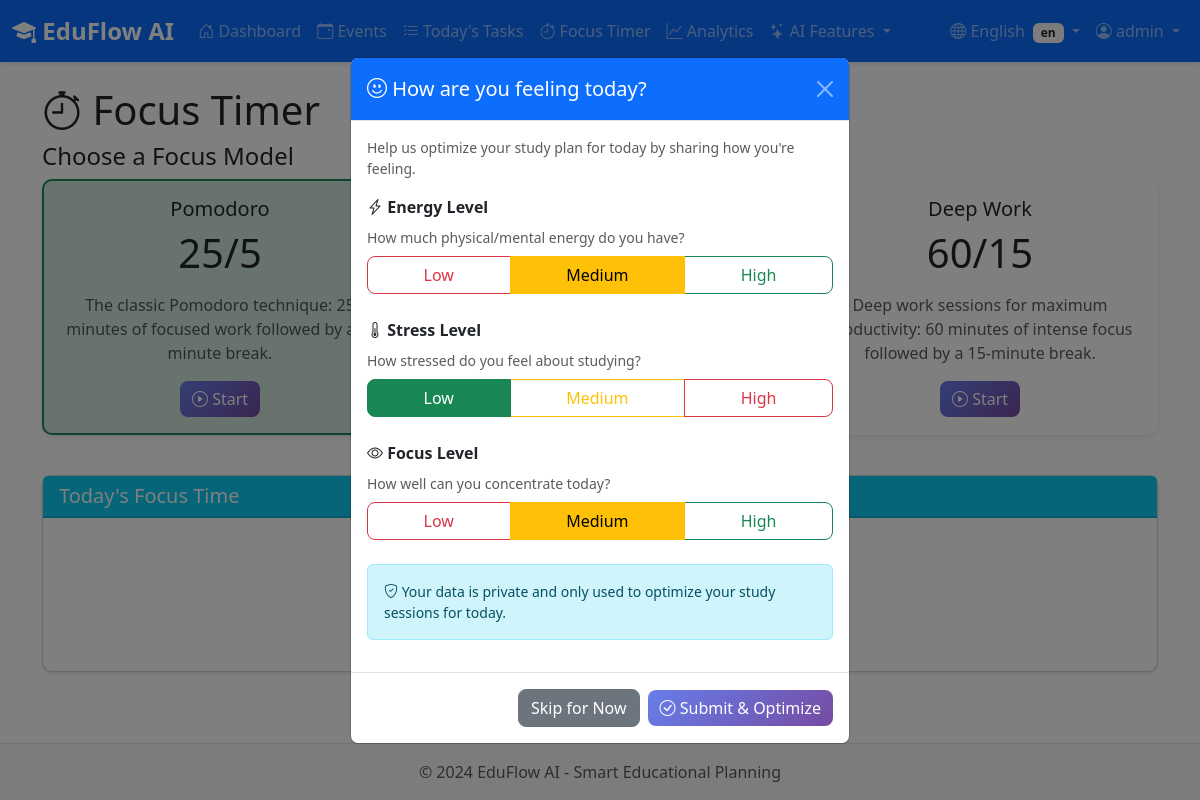
Screenshot of /focus/timer/ (signed in) with the database file from the repository.
### focus_break/models.py (models this page shows, shortened)
class FocusModel(models.Model):
    MODEL_TYPES = [
        ('pomodoro', 'Pomodoro (25/5)'),
        ('extended', 'Extended Focus (45/10)'),
        ('deep_work', 'Deep Work (60/15)'),
    ]
    name = models.CharField(max_length=50)
    model_type = models.CharField(max_length=20, choices=MODEL_TYPES, unique=True)
    focus_duration = models.IntegerField(help_text='Focus duration in minutes')
    break_duration = models.IntegerField(help_text='Break duration in minutes')
    description = models.TextField(blank=True, null=True)

### focus_break/views.py (the view)
# urls.py: path('timer/', views.focus_timer, name='focus_timer'),
@login_required
def focus_timer(request):
    focus_models = FocusModel.objects.all()
    preference, created = UserPreference.objects.get_or_create(
        user=request.user,
        defaults={'default_focus_model': focus_models.first()}
    )
    active_session = FocusSession.objects.filter(
        user=request.user,
        completed=False,
        end_time__isnull=True
    ).first()
    today = timezone.now().date()
    today_sessions = FocusSession.objects.filter(
        user=request.user,
        start_time__date=today,
        completed=True
    )
    daily_minutes = sum(s.duration_minutes or 0 for s in today_sessions)
    daily_hours = daily_minutes / 60.0
    overload_status = check_overload_alert(request.user)
    context = {
        'focus_models': focus_models,
        'preference': preference,
        'active_session': active_session,
        'daily_minutes': daily_minutes,
        'daily_hours': daily_hours,
        'overload_status': overload_status,
    }
    return render(request, 'focus_break/timer.html', context)

### templates/focus_break/timer.html (shortened to what this page needs)
{% extends 'base.html' %}
{% block content %}
<h1><i class="bi bi-stopwatch"></i> Focus Timer</h1>
{% if active_session %}
<div class="card border-success mb-4">
    <div class="card-body text-center">
        <h3 class="text-success"><i class="bi bi-play-circle-fill"></i> Active Focus Session</h3>
        {% if active_session.study_session %}
        <p class="lead"><strong>Event:</strong> {{ active_session.study_session.event.title }}</p>
        <p class="text-muted">Study Session: {{ active_session.study_session.duration_minutes }} minutes target</p>
        {% endif %}
        <p class="lead">Model: {{ active_session.focus_model.name|default:"Custom" }}</p>
        <div class="timer-display my-4">
            <h1 class="display-1 fw-bold" id="countdown-timer">--:--</h1>
            <p class="text-muted">Time Remaining</p>
        </div>
        <div class="progress mb-3" style="height: 30px;">
            <div class="progress-bar progress-bar-striped progress-bar-animated"
                 role="progressbar"
                 id="timer-progress"
                 style="width: 0%"
                 aria-valuenow="0"
                 aria-valuemin="0"
                 aria-valuemax="100">
                <span id="progress-text">0%</span>
            </div>
        </div>
        <p class="small text-muted">Started: {{ active_session.start_time|time:"g:i A" }}</p>
        <a href="{% url 'end_focus_session' active_session.pk %}" class="btn btn-danger btn-lg">
            <i class="bi bi-stop-circle"></i> End Session
        </a>
    </div>
</div>
<script>
// Countdown Timer Script
(function() {
    const startTime = new Date("{{ active_session.start_time.isoformat }}");
    const focusDuration = {{ active_session.focus_model.focus_duration }} * 60; // in seconds
    function updateTimer() {
        const now = new Date();
        const elapsedSeconds = Math.floor((now - startTime) / 1000);
        const remainingSeconds = Math.max(0, focusDuration - elapsedSeconds);
        // Calculate minutes and seconds
        const minutes = Math.floor(remainingSeconds / 60);
        const seconds = remainingSeconds % 60;
        // Update display
        document.getElementById('countdown-timer').textContent =
            String(minutes).padStart(2, '0') + ':' + String(seconds).padStart(2, '0');
        // Update progress bar
        const progress = Math.min(100, (elapsedSeconds / focusDuration) * 100);
        const progressBar = document.getElementById('timer-progress');
        const progressText = document.getElementById('progress-text');
        progressBar.style.width = progress + '%';
        progressBar.setAttribute('aria-valuenow', progress);
        progressText.textContent = Math.floor(progress) + '%';
        // Change color when time is up
        if (remainingSeconds === 0) {
            progressBar.classList.remove('progress-bar-striped', 'progress-bar-animated');
            progressBar.classList.add('bg-success');
            document.getElementById('countdown-timer').classList.add('text-success');
            // Optional: Play sound or notification
            if (Notification.permission === 'granted') {
                new Notification('Focus Session Complete!', {
                    body: 'Great work! Time for a break.',
                    icon: '/static/icon.png'
                });
            }
        }
        // Continue updating every second
        if (remainingSeconds >= 0) {
            setTimeout(updateTimer, 1000);
        }
    }
    // Request notification permission
    if ('Notification' in window && Notification.permission === 'default') {
        Notification.requestPermission();
    }
    // Start the timer
    updateTimer();
})();
</script>
{% else %}
<div class="row mb-4">
    <div class="col-md-12">
        <h4>Choose a Focus Model</h4>
    </div>
    {% for model in focus_models %}
    <div class="col-md-4 mb-3">
        <div class="card focus-model-card {% if model == preference.default_focus_model %}active{% endif %}">
            <div class="card-body text-center">
                <h5>{{ model.name }}</h5>
                <p class="display-6">{{ model.focus_duration }}/{{ model.break_duration }}</p>
                <p class="text-muted">{{ model.description }}</p>
                <form method="post" action="{% url 'start_focus_session' %}">
                    <button type="submit" class="btn btn-primary">
                        <i class="bi bi-play-circle"></i> Start
                    </button>
                </form>
            </div>
        </div>
    </div>
    {% endfor %}
</div>
{% endif %}
<div class="card">
    <div class="card-header bg-info text-white">
        <h5 class="mb-0">Today's Focus Time</h5>
    </div>
    <div class="card-body text-center">
        <h2 class="display-4 text-primary">{{ daily_minutes }} minutes</h2>
        <p class="lead">({{ daily_minutes }} min = approx. {{ daily_hours|floatformat:2 }} hours)</p>
    </div>
</div>
{% endblock %}

### templates/base.html (shortened to what this page needs)
{% load static %}
{% load i18n %}
<!DOCTYPE html>
<html lang="{{ LANGUAGE_CODE|default:'en' }}">
<head>
    <link href="https://cdn.jsdelivr.net/npm/bootstrap@5.3.0/dist/css/bootstrap.min.css" rel="stylesheet">
    <link rel="stylesheet" href="https://cdn.jsdelivr.net/npm/bootstrap-icons@1.11.0/font/bootstrap-icons.css">
    <link rel="stylesheet" href="{% static 'css/style.css' %}">
</head>
<body>
    <nav class="navbar navbar-expand-lg navbar-dark bg-primary">
        <div class="container-fluid">
            <a class="navbar-brand" href="{% url 'dashboard' %}">
                <i class="bi bi-mortarboard-fill"></i> EduFlow AI
            </a>
            <div class="collapse navbar-collapse" id="navbarNav">
                {% if user.is_authenticated %}
                <ul class="navbar-nav me-auto">
                    <li class="nav-item">
                        <a class="nav-link" href="{% url 'dashboard' %}">
                            <i class="bi bi-house-door"></i> {% trans "Dashboard" %}
                        </a>
                    </li>
                    <li class="nav-item">
                        <a class="nav-link" href="{% url 'event_list' %}">
                            <i class="bi bi-calendar-event"></i> {% trans "Events" %}
                        </a>
                    </li>
                    <li class="nav-item">
                        <a class="nav-link" href="{% url 'today_sessions' %}">
                            <i class="bi bi-list-check"></i> {% trans "Today's Tasks" %}
                        </a>
                    </li>
                    <li class="nav-item">
                        <a class="nav-link" href="{% url 'focus_timer' %}">
                            <i class="bi bi-stopwatch"></i> {% trans "Focus Timer" %}
                        </a>
                    </li>
                    <li class="nav-item">
                        <a class="nav-link" href="{% url 'analytics_dashboard' %}">
                            <i class="bi bi-graph-up"></i> {% trans "Analytics" %}
                        </a>
                    </li>
                    <li class="nav-item dropdown">
                        <a class="nav-link dropdown-toggle" href="#" id="aiDropdown" role="button" data-bs-toggle="dropdown">
                            <i class="bi bi-stars"></i> {% trans "AI Features" %}
                        </a>
                    </li>
                </ul>
                <ul class="navbar-nav">
                    <li class="nav-item dropdown">
                        {% get_current_language as CURRENT_LANG %}
                        <a class="nav-link dropdown-toggle" href="#" id="languageDropdown" role="button" data-bs-toggle="dropdown">
                            <i class="bi bi-globe"></i>
                            {% if CURRENT_LANG == 'vi' %}
                                Tiếng Việt
                            {% else %}
                                English
                            {% endif %}
                            <span class="badge bg-light text-dark ms-1">{{ CURRENT_LANG }}</span>
                        </a>
                    </li>
                    <li class="nav-item dropdown">
                        <a class="nav-link dropdown-toggle" href="#" id="userDropdown" role="button" data-bs-toggle="dropdown">
                            <i class="bi bi-person-circle"></i> {{ user.username }}
                        </a>
                    </li>
                </ul>
                {% endif %}
            </div>
        </div>
    </nav>
    <main class="container my-4">
        {% block content %}{% endblock %}
    </main>
    {% if user.is_authenticated and show_emotional_prompt %}
    <div class="modal fade" id="emotionalStateModal" tabindex="-1" data-bs-backdrop="static" data-bs-keyboard="false">
        <div class="modal-dialog modal-dialog-centered">
            <div class="modal-content">
                <div class="modal-header bg-primary text-white">
                    <h5 class="modal-title">
                        <i class="bi bi-emoji-smile"></i>
                        {% trans "How are you feeling today?" %}
                    </h5>
                    <button type="button" class="btn-close btn-close-white" data-bs-dismiss="modal"></button>
                </div>
                <form method="post" action="{% url 'emotional_state_submit' %}" id="emotionalStateForm">
                    <div class="modal-body">
                        <p class="text-muted small mb-3">
                            {% trans "Help us optimize your study plan for today by sharing how you're feeling." %}
                        </p>
                        <div class="mb-4">
                            <label class="form-label fw-bold">
                                <i class="bi bi-lightning-charge"></i>
                                {% trans "Energy Level" %}
                            </label>
                            <small class="d-block text-muted mb-2">{% trans "How much physical/mental energy do you have?" %}</small>
                            <div class="btn-group w-100" role="group">
                                <label class="btn btn-outline-danger" for="energy_low_modal">{% trans "Low" %}</label>
                                <label class="btn btn-outline-warning" for="energy_medium_modal">{% trans "Medium" %}</label>
                                <label class="btn btn-outline-success" for="energy_high_modal">{% trans "High" %}</label>
                            </div>
                        </div>
                        <div class="mb-4">
                            <label class="form-label fw-bold">
                                <i class="bi bi-thermometer-half"></i>
                                {% trans "Stress Level" %}
                            </label>
                            <small class="d-block text-muted mb-2">{% trans "How stressed do you feel about studying?" %}</small>
                            <div class="btn-group w-100" role="group">
                                <label class="btn btn-outline-success" for="stress_low_modal">{% trans "Low" %}</label>
                                <label class="btn btn-outline-warning" for="stress_medium_modal">{% trans "Medium" %}</label>
                                <label class="btn btn-outline-danger" for="stress_high_modal">{% trans "High" %}</label>
                            </div>
                        </div>
                        <div class="mb-4">
                            <label class="form-label fw-bold">
                                <i class="bi bi-eye"></i>
                                {% trans "Focus Level" %}
                            </label>
                            <small class="d-block text-muted mb-2">{% trans "How well can you concentrate today?" %}</small>
                            <div class="btn-group w-100" role="group">
                                <label class="btn btn-outline-danger" for="focus_low_modal">{% trans "Low" %}</label>
                                <label class="btn btn-outline-warning" for="focus_medium_modal">{% trans "Medium" %}</label>
                                <label class="btn btn-outline-success" for="focus_high_modal">{% trans "High" %}</label>
                            </div>
                        </div>
                        <div class="alert alert-info small">
                            <i class="bi bi-shield-check"></i>
                            {% trans "Your data is private and only used to optimize your study sessions for today." %}
                        </div>
                    </div>
                    <div class="modal-footer">
                        <button type="button" class="btn btn-secondary" data-bs-dismiss="modal">
                            {% trans "Skip for Now" %}
                        </button>
                        <button type="submit" class="btn btn-primary">
                            <i class="bi bi-check-circle"></i>
                            {% trans "Submit & Optimize" %}
                        </button>
                    </div>
                </form>
            </div>
        </div>
    </div>
    {% endif %}
    <footer class="footer mt-auto py-3 bg-light">
        <div class="container text-center">
            <span class="text-muted">&copy; 2024 EduFlow AI - {% trans "Smart Educational Planning" %}</span>
        </div>
    </footer>
</body>
</html>

### rows the page displays
FocusModel: name "Pomodoro", focus_duration "25", break_duration "5", description "The classic Pomodoro technique: 25 minutes of focused work followed by a 5-minute break."
FocusModel: name "Deep Work", focus_duration "60", break_duration "15", description "Deep work sessions for maximum productivity: 60 minutes of intense focus followed by a 15-minute break."

### other values shown
{{ CURRENT_LANG }} "en"
{{ user.username }} "admin"
